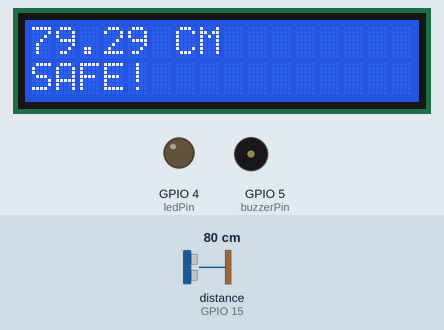
The sketch below on a simulated ESP32. Parts: 16×2 character LCD, output pins drawn as LEDs (lit = HIGH), buzzer (waves = sounding, pin HIGH). Wiring (inferred from the names in the program): ultrasonic range finder: trigger GPIO 2; echo GPIO 15. The inputs (shaded band) are chosen by the test bench; at power-on: distance to the obstacle (sensor on GPIO 15) 80 cm. The echo pulse lasts 58.3 µs per cm; WiFi joins after 1.5 s; servers stay silent unless stated; pins used as bus, display or sensor lines are not drawn; what the sketch prints to the serial monitor is not drawn.

Above: at 3.0 s.
3.1 s: distance to the obstacle (sensor on GPIO 15) set to 23 cm
At 4.3 s:
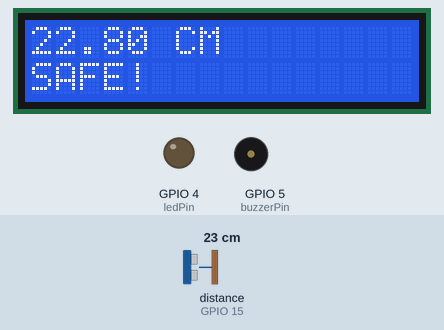
4.6 s: distance to the obstacle (sensor on GPIO 15) set to 19 cm
At 5.8 s:
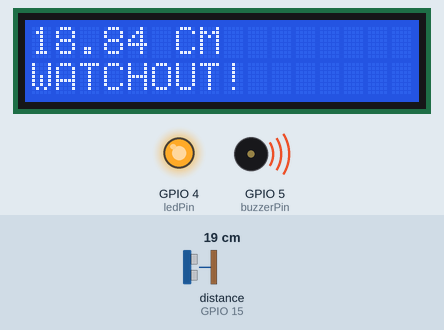
6.1 s: distance to the obstacle (sensor on GPIO 15) set to 2 cm
At 6.9 s:
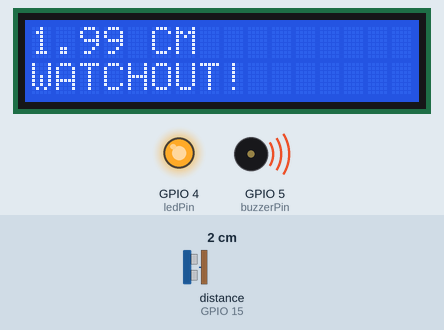
7.6 s: distance to the obstacle (sensor on GPIO 15) set to 35 cm
At 9.0 s:
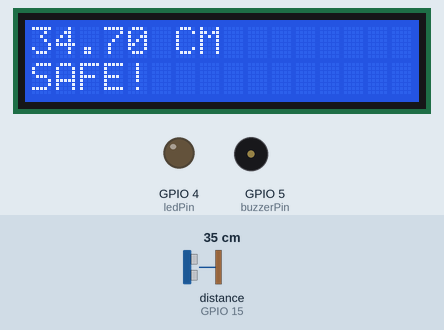
10.6 s: distance to the obstacle (sensor on GPIO 15) set to 250 cm
At 11.8 s:
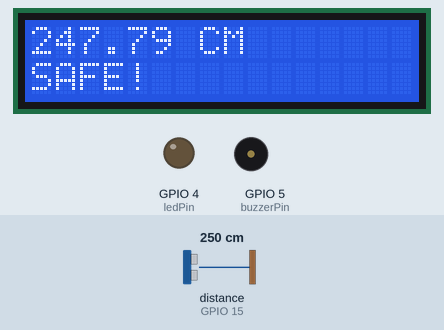
13.6 s: distance to the obstacle (sensor on GPIO 15) set to 18 cm
At 14.4 s:
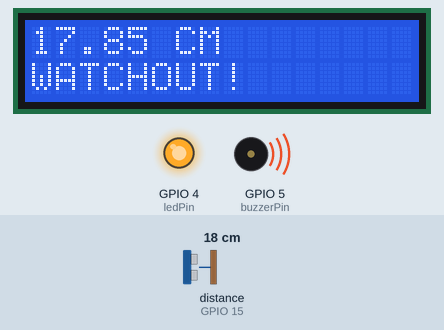
Timing chart, 0 to 16.6 s (numbered marks = the images above; inputs shaded):
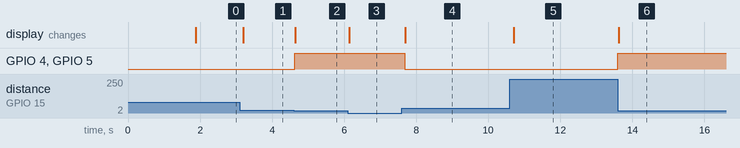

Measured:
- the behaviour switches between 21 and 20 cm on distance to the obstacle (sensor on GPIO 15) (found by bisection; images 1 and 2)
- after the input at 3.1 s, the display: changes after 0.09 s (image 1)
- after the input at 4.6 s, GPIO 4 (ledPin), GPIO 5 (buzzerPin): LOW → HIGH at once; the display: changes at once (image 2)
- after the input at 6.1 s, the display: changes at once (image 3)
- after the input at 7.6 s, GPIO 4 (ledPin), GPIO 5 (buzzerPin): HIGH → LOW after 0.08 s; the display: changes after 0.09 s (image 4)
- after the input at 10.6 s, the display: changes after 0.11 s (image 5)
- after the input at 13.6 s, GPIO 4 (ledPin), GPIO 5 (buzzerPin): LOW → HIGH at once; the display: changes at once (image 6)

The sketch:

ESP32ParkingSensor.ino
```cpp
/*

Parking Sensor
github.com/ChristianJaya

*/

#define BLYNK_TEMPLATE_ID "XXXXXXXXX"
#define BLYNK_DEVICE_NAME "XXXXXXXXX"
#define BLYNK_AUTH_TOKEN "XXXXXXXXX"
#define BLYNK_FIRMWARE_VERSION "0.1.0"
#define BLYNK_PRINT Serial
#define echoPin 15
#define trigPin 2
#define buzzerPin 5
#define ledPin 4
#include <Wire.h>
#include <WiFi.h>
#include <WiFiClient.h>
#include <BlynkSimpleEsp32.h>
#include <LiquidCrystal_I2C.h>
LiquidCrystal_I2C lcd(0x27, 16, 2);
char auth[] = BLYNK_AUTH_TOKEN;
char ssid[] = "XXXXXXXXX";
char pass[] = "XXXXXXXXX";
long duration;
float cm;
BlynkTimer timer;
WidgetLED led(V1);
WidgetLED buzzer(V2);

void myTimerEvent()
{
}

void setup()
{
  Serial.begin(115200);
  pinMode(echoPin, INPUT);
  pinMode(trigPin, OUTPUT);
  pinMode(buzzerPin, OUTPUT);
  pinMode(ledPin, OUTPUT);
  Blynk.begin(auth, ssid, pass);
  timer.setInterval(1L, myTimerEvent);
}

void loop()
{
  lcd.init();
  lcd.backlight();
  digitalWrite(trigPin, HIGH);
  delayMicroseconds(10);
  digitalWrite(trigPin, LOW);
  duration = pulseIn(echoPin, HIGH);
  cm = duration / 58.82;

  if(cm < 20)
  {
    led.on();
    buzzer.on();
    digitalWrite(buzzerPin, HIGH);
    digitalWrite(ledPin, HIGH);
    lcd.setCursor(0, 0);
    lcd.print(cm);
    lcd.print(" CM");
    lcd.setCursor(0, 1);
    lcd.print("WATCHOUT!");
    Blynk.virtualWrite(V3, cm);
    Blynk.virtualWrite(V4, "WATCHOUT!");
    Serial.print("LED AND BUZZER ON - ");
  }

  else
  {
    led.off();
    buzzer.off();
    digitalWrite(buzzerPin, LOW);
    digitalWrite(ledPin, LOW);
    lcd.setCursor(0, 0);
    lcd.print(cm);
    lcd.print(" CM");
    lcd.setCursor(0, 1);
    lcd.print("SAFE!");
    Blynk.virtualWrite(V3, cm);
    Blynk.virtualWrite(V4, "SAFE!");
    Serial.print("LED AND BUZZER OFF - ");
  }

  Serial.print("Distance : ");
  Serial.print(cm);
  Serial.print(" CM");
  Serial.print("\n");
  delay(10);
  Blynk.run();
  timer.run();
}
```
